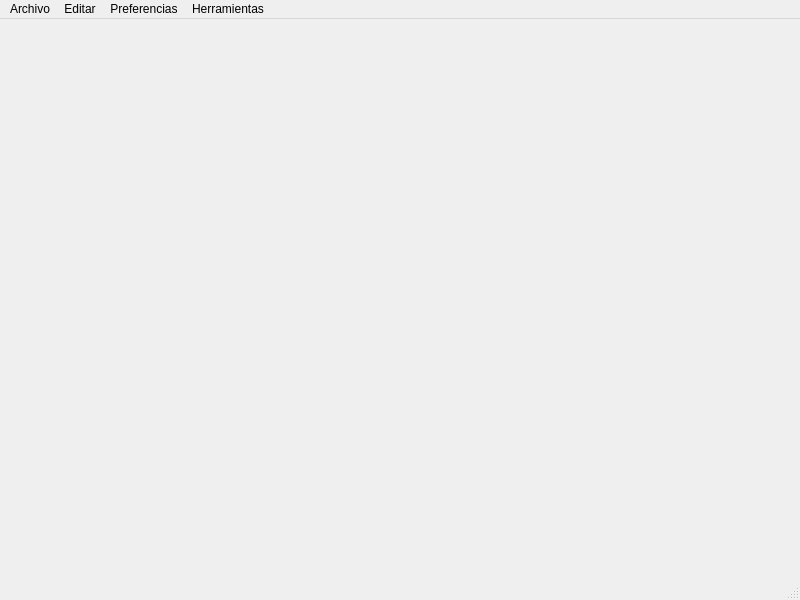
<?xml version="1.0" encoding="UTF-8"?>
<ui version="4.0">
 <class>ventanapredictor</class>
 <widget class="QMainWindow" name="ventanapredictor">
  <property name="geometry">
   <rect>
    <x>0</x>
    <y>0</y>
    <width>800</width>
    <height>600</height>
   </rect>
  </property>
  <property name="windowTitle">
   <string>MainWindow</string>
  </property>
  <widget class="QWidget" name="centralwidget"/>
  <widget class="QMenuBar" name="menubar">
   <property name="geometry">
    <rect>
     <x>0</x>
     <y>0</y>
     <width>800</width>
     <height>27</height>
    </rect>
   </property>
   <widget class="QMenu" name="menuArchivo">
    <property name="title">
     <string>Archivo</string>
    </property>
    <addaction name="separator"/>
    <addaction name="actionNuevo"/>
    <addaction name="actionAbrir"/>
    <addaction name="actionGuardar"/>
    <addaction name="actionGuardar_Como"/>
    <addaction name="separator"/>
    <addaction name="actionSalir"/>
   </widget>
   <widget class="QMenu" name="menuEdicion">
    <property name="title">
     <string>Editar</string>
    </property>
    <addaction name="actionCopiar"/>
    <addaction name="actionCortar"/>
    <addaction name="actionPegar"/>
    <addaction name="separator"/>
    <addaction name="actionDeshacer"/>
    <addaction name="actionRehacer"/>
   </widget>
   <widget class="QMenu" name="menuPreferencias_2">
    <property name="title">
     <string>Preferencias</string>
    </property>
    <widget class="QMenu" name="menuColor_de_Letra">
     <property name="title">
      <string>Color de Letra</string>
     </property>
     <addaction name="actionTexto_Rojo"/>
     <addaction name="actionTexto_Azul"/>
     <addaction name="actionTexto_Verde"/>
     <addaction name="actionTexto_Morado"/>
     <addaction name="actionTexto_Negro"/>
    </widget>
    <widget class="QMenu" name="menuType_Here">
     <property name="title">
      <string>Type Here</string>
     </property>
    </widget>
    <widget class="QMenu" name="menuTipo_de_Letra_2">
     <property name="title">
      <string>Tipo de Letra</string>
     </property>
     <addaction name="actionTimes"/>
     <addaction name="actionHelvetica_Cronyx"/>
     <addaction name="actionCourier"/>
     <addaction name="actionOldEnglish"/>
    </widget>
    <widget class="QMenu" name="menuTama_o_de_Letra_2">
     <property name="title">
      <string>Tamaño de Letra</string>
     </property>
     <addaction name="action10"/>
     <addaction name="action12"/>
     <addaction name="action14"/>
     <addaction name="action16"/>
    </widget>
    <widget class="QMenu" name="menuTemas_2">
     <property name="title">
      <string>Temas</string>
     </property>
     <addaction name="actionOblivion"/>
     <addaction name="actionDarkBlue"/>
     <addaction name="actionRedSkin"/>
     <addaction name="actionRoyalGold"/>
     <addaction name="actionBlack_Orange"/>
     <addaction name="actionClasico"/>
    </widget>
    <addaction name="menuColor_de_Letra"/>
    <addaction name="menuTipo_de_Letra_2"/>
    <addaction name="menuTama_o_de_Letra_2"/>
    <addaction name="separator"/>
    <addaction name="menuTemas_2"/>
    <addaction name="menuType_Here"/>
   </widget>
   <widget class="QMenu" name="menuHerramientas">
    <property name="title">
     <string>Herramientas</string>
    </property>
    <addaction name="actionBuscar"/>
   </widget>
   <addaction name="menuArchivo"/>
   <addaction name="menuEdicion"/>
   <addaction name="menuPreferencias_2"/>
   <addaction name="menuHerramientas"/>
  </widget>
  <widget class="QStatusBar" name="statusbar"/>
  <action name="actionNuevo">
   <property name="text">
    <string>Nuevo</string>
   </property>
  </action>
  <action name="actionAbrir">
   <property name="text">
    <string>Abrir</string>
   </property>
  </action>
  <action name="actionGuardar">
   <property name="text">
    <string>Guardar</string>
   </property>
  </action>
  <action name="actionGuardar_Como">
   <property name="text">
    <string>Guardar Como</string>
   </property>
  </action>
  <action name="actionSalir">
   <property name="text">
    <string>Salir</string>
   </property>
  </action>
  <action name="actionCopiar">
   <property name="text">
    <string>Copiar</string>
   </property>
  </action>
  <action name="actionCortar">
   <property name="text">
    <string>Cortar</string>
   </property>
  </action>
  <action name="actionPegar">
   <property name="text">
    <string>Pegar</string>
   </property>
  </action>
  <action name="actionDeshacer">
   <property name="text">
    <string>Deshacer</string>
   </property>
  </action>
  <action name="actionRehacer">
   <property name="text">
    <string>Rehacer</string>
   </property>
  </action>
  <action name="actionTexto_Rojo">
   <property name="text">
    <string>Texto Rojo</string>
   </property>
  </action>
  <action name="actionTexto_Azul">
   <property name="text">
    <string>Texto Azul</string>
   </property>
  </action>
  <action name="actionTexto_Verde">
   <property name="text">
    <string>Texto Verde</string>
   </property>
  </action>
  <action name="actionTexto_Negro">
   <property name="text">
    <string>Texto Negro</string>
   </property>
  </action>
  <action name="actionFondo_Negro">
   <property name="text">
    <string>Fondo Negro</string>
   </property>
  </action>
  <action name="actionFondo_Gris">
   <property name="text">
    <string>Fondo Gris</string>
   </property>
  </action>
  <action name="actionFondo_Azul">
   <property name="text">
    <string>Fondo Azul</string>
   </property>
  </action>
  <action name="actionFondo_Blanco">
   <property name="text">
    <string>Fondo Blanco</string>
   </property>
  </action>
  <action name="actionOblivion">
   <property name="text">
    <string>Oblivion</string>
   </property>
  </action>
  <action name="actionDarkBlue">
   <property name="text">
    <string>DarkBlue</string>
   </property>
  </action>
  <action name="actionRedSkin">
   <property name="text">
    <string>RedSkin</string>
   </property>
  </action>
  <action name="actionClasico">
   <property name="text">
    <string>Clasico</string>
   </property>
  </action>
  <action name="actionTexto_Morado">
   <property name="text">
    <string>Texto Morado</string>
   </property>
  </action>
  <action name="actionBlack_Orange">
   <property name="text">
    <string>Black-Orange</string>
   </property>
  </action>
  <action name="actionTimes">
   <property name="text">
    <string>Times</string>
   </property>
  </action>
  <action name="actionHelvetica_Cronyx">
   <property name="text">
    <string>Helvetica [Cronyx]</string>
   </property>
  </action>
  <action name="actionCourier">
   <property name="text">
    <string>Courier</string>
   </property>
  </action>
  <action name="actionOldEnglish">
   <property name="text">
    <string>OldEnglish</string>
   </property>
  </action>
  <action name="action10">
   <property name="text">
    <string>10</string>
   </property>
  </action>
  <action name="action12">
   <property name="text">
    <string>12</string>
   </property>
  </action>
  <action name="action14">
   <property name="text">
    <string>14</string>
   </property>
  </action>
  <action name="action16">
   <property name="text">
    <string>16</string>
   </property>
  </action>
  <action name="actionRoyalGold">
   <property name="text">
    <string>RoyalGold</string>
   </property>
  </action>
  <action name="actionH">
   <property name="text">
    <string>h</string>
   </property>
  </action>
  <action name="actionBuscar">
   <property name="text">
    <string>Buscar</string>
   </property>
  </action>
 </widget>
 <resources/>
 <connections>
  <connection>
   <sender>actionSalir</sender>
   <signal>triggered()</signal>
   <receiver>ventanapredictor</receiver>
   <slot>close()</slot>
   <hints>
    <hint type="sourcelabel">
     <x>-1</x>
     <y>-1</y>
    </hint>
    <hint type="destinationlabel">
     <x>399</x>
     <y>299</y>
    </hint>
   </hints>
  </connection>
 </connections>
</ui>
